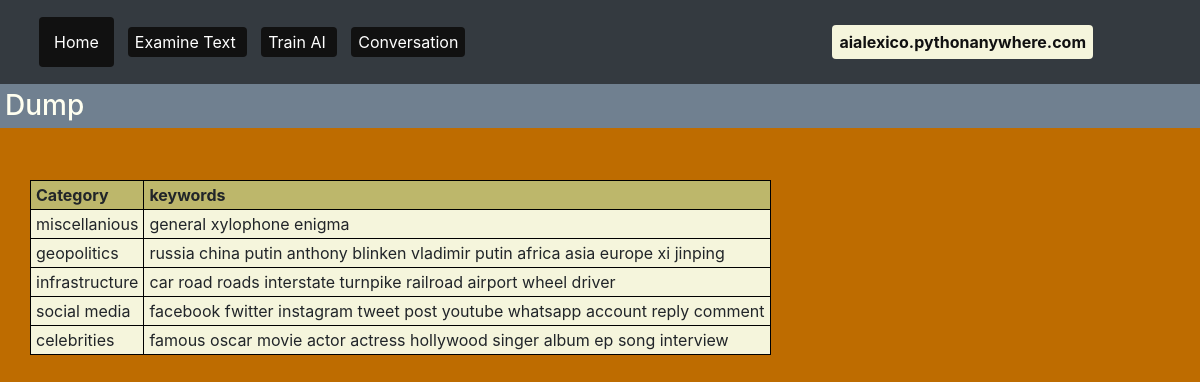
Page /dump on the committed database.
### tables this page shows
CREATE TABLE topics
        (topic_id integer primary key autoincrement,
        name text,
        word_list text);

### flask_app.py (the view)
@app.route('/dump')
def dump():
    ai_dict = get_ai_dict()
    return render_template("dump.html", ai_dict=ai_dict)

### db.py (called while the page is built)
def get_ai_dict():
    result = sql.execute("select * from topics")
    data = result.fetchall()
    output = {}
    for item in data:
        output[item[1]] = item[2]
    return output

### templates/dump.html (shortened to what this page needs)
{% extends 'layout.html' %}
{% set page_title="Dump" %}
{% block content %}
    <h3>Dump</h3>
    <br>
    <div class="container">
        <table>
            <tr><th>Category</th><th>keywords</th></tr>
            {% for key in ai_dict %}
            <tr>
                <td>{{key}}</td>
                <td>{{ai_dict[key]}}</td>
            </tr>
            {% endfor %}
        </table>
    </div>
{% endblock %}

### static/stylesheets/layout.css (style rules this page uses)
body { background-color: #be6c00; background-size: cover; }
h1, h2, h3 { color: ivory; background-color: slategrey; padding: 5px; }
table, th, td, tr { border: 1px black solid; padding: 2px 5px; background-color: beige; }
th { background-color: darkkhaki; }
.container { margin: 10px 20px; padding: 10px; }

### rows in the picture
topics: name "miscellanious", name+word_list "general xylophone enigma"
topics: name "geopolitics", name+word_list "russia china putin anthony blinken vladimir putin africa asia europe xi jinping"
topics: name "infrastructure", name+word_list "car road roads interstate turnpike railroad airport wheel driver"
topics: name "social media", name+word_list "facebook fwitter instagram tweet post youtube whatsapp account reply comment"
topics: name "celebrities", name+word_list "famous oscar movie actor actress hollywood singer album ep song interview"
